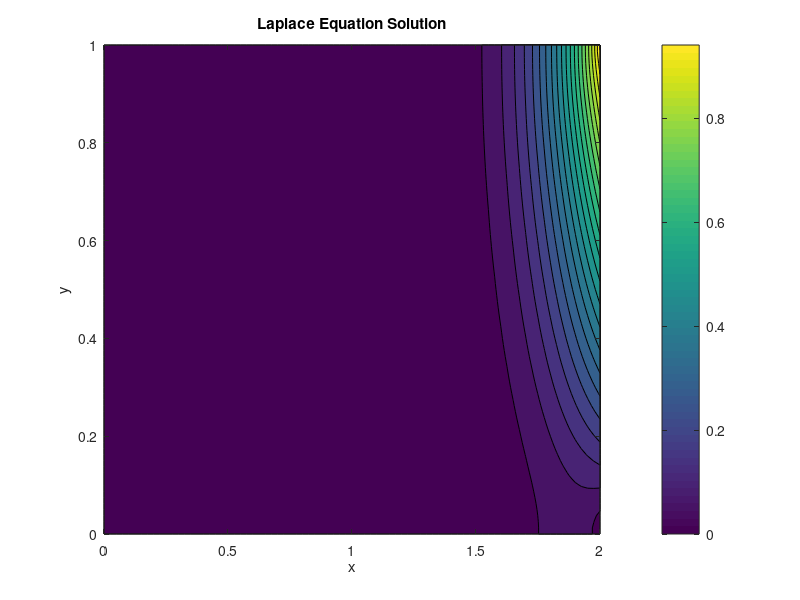

This chart was generated by the following MATLAB code:
clear; clc; close all

nx = 81;
ny = 81;
Lx = 2.0;
Ly = 1.0;

dx = Lx/(nx-1);
dy = Ly/(ny-1);

x = linspace(0,Lx,nx);
y = linspace(0,Ly,ny);
[X,Y] = meshgrid(x,y);

p = zeros(ny,nx);

p(:,1) = 0.0;
p(:,end) = y';
p(1,:) = p(2,:);
p(end,:) = p(end-1,:);

nit = 500;

for k = 1:nit
    pn = p;

    for j = 2:ny-1
        for i = 2:nx-1
            p(j,i) = ((pn(j,i+1) + pn(j,i-1))*dy^2 ...
                    + (pn(j+1,i) + pn(j-1,i))*dx^2) ...
                    / (2*(dx^2 + dy^2));
        end
    end

    p(:,1) = 0.0;
    p(:,end) = y';
    p(1,:) = p(2,:);
    p(end,:) = p(end-1,:);
end

contourf(X,Y,p,20)
colorbar
xlabel('x')
ylabel('y')
title('Laplace Equation Solution')
